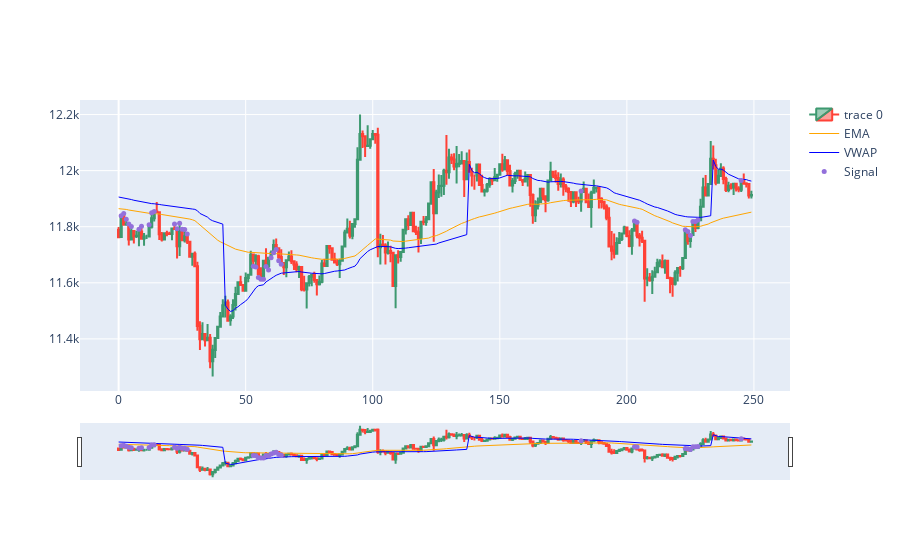

Write notebook code for a chart like this one.
### Code cell
import plotly.graph_objects as go
from plotly.subplots import make_subplots
from datetime import datetime

dfpl = df[150:400]
dfpl.reset_index(inplace=True)
fig = go.Figure(data=[go.Candlestick(x=dfpl.index,
                open=dfpl['Open'],
                high=dfpl['High'],
                low=dfpl['Low'],
                close=dfpl['Close']),
                go.Scatter(x=dfpl.index, y=dfpl.EMA, line=dict(color='orange', width=1), name="EMA"),
                go.Scatter(x=dfpl.index, y=dfpl.VWAP, line=dict(color='blue', width=1), name="VWAP")])

fig.add_scatter(x=dfpl.index, y=dfpl['pointposbreak'], mode="markers",
                marker=dict(size=5, color="MediumPurple"),
                name="Signal")
fig.show()

### Figure 1 — Plotly figure (JSON) as saved in the notebook; plotly's stock layout.template omitted (floating-point values rounded to 4 significant figures; data arrays with more than 128 entries replaced by an {"elided": "..."} marker saying what was removed)
{"data": [{"close": {"elided": "250 int values"}, "high": {"elided": "250 int values"}, "low": {"elided": "250 int values"}, "open": {"elided": "250 int values"}, "type": "candlestick", "x": {"elided": "250 int values"}}, {"line": {"color": "orange", "width": 1}, "name": "EMA", "type": "scatter", "x": {"elided": "250 int values"}, "y": {"elided": "250 float values"}}, {"line": {"color": "blue", "width": 1}, "name": "VWAP", "type": "scatter", "x": {"elided": "250 int values"}, "y": {"elided": "250 float values"}}, {"marker": {"color": "MediumPurple", "size": 5}, "mode": "markers", "name": "Signal", "type": "scatter", "x": {"elided": "250 int values"}, "y": {"elided": "250 float values"}}], "layout": {}}
